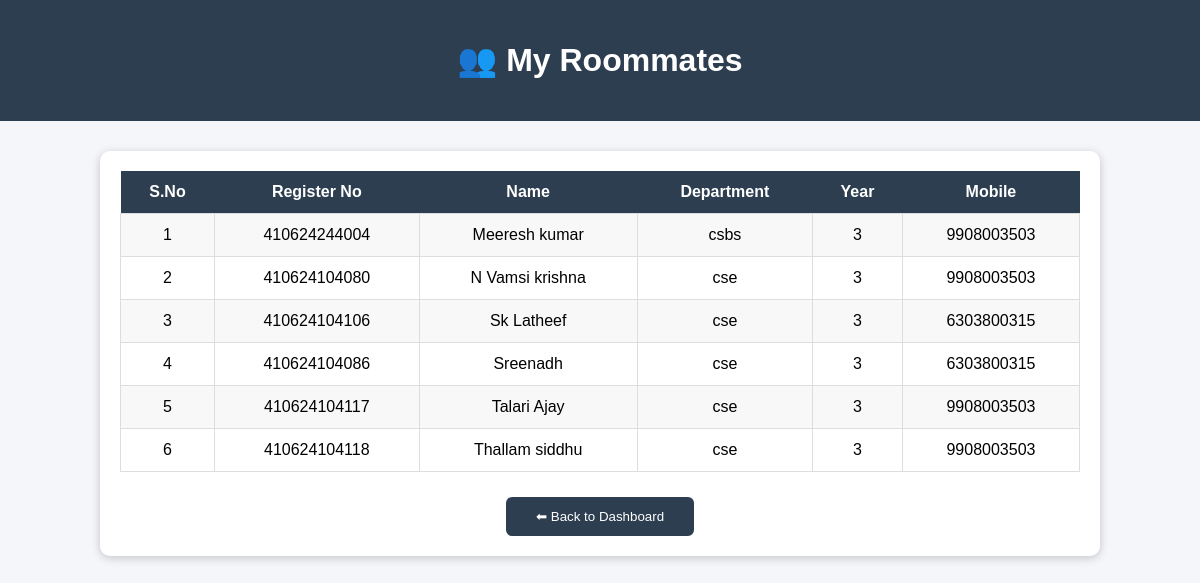
The app's page /student/roommates (signed in) with its own data.
### tables this page shows
CREATE TABLE students(
    id INTEGER PRIMARY KEY AUTOINCREMENT,

    college_code TEXT NOT NULL,

    register_no TEXT NOT NULL,

    student_name TEXT NOT NULL,

    department TEXT NOT NULL,

    year TEXT NOT NULL,

    gender TEXT NOT NULL,

    mobile TEXT NOT NULL,

    password TEXT NOT NULL,

    room_id INTEGER,

    FOREIGN KEY(college_code)
    REFERENCES colleges(college_code)
    ON DELETE CASCADE,

    FOREIGN KEY(room_id)
    REFERENCES rooms(id)
    ON DELETE SET NULL,

    UNIQUE(college_code, register_no)
);

### app.py (the view)
@app.route("/student/roommates")
def student_roommates():
    if "student_id" not in session:
        return redirect(url_for("student_login"))
    conn = sqlite3.connect("hostel.db")
    cursor = conn.cursor()
    cursor.execute("""
    SELECT room_id
    FROM students
    WHERE id=?
    """, (session["student_id"],))
    result = cursor.fetchone()
    if not result or result[0] is None:
        conn.close()
        return render_template("roommates.html", roommates=[])
    room_id = result[0]
    cursor.execute("""
    SELECT
        register_no,
        student_name,
        department,
        year,
        mobile
    FROM students
    WHERE room_id=?
    ORDER BY student_name
    """, (room_id,))
    roommates = cursor.fetchall()
    conn.close()
    return render_template(
        "roommates.html",
        roommates=roommates
    )

### templates/roommates.html (shortened to what this page needs)
<!DOCTYPE html>
<html>
<head>
</head>
<body>
<div class="header">
<h1>👥 My Roommates</h1>
</div>
<div class="container">
<div class="card">
{% if roommates %}
<table>
<tr>
<th>S.No</th>
<th>Register No</th>
<th>Name</th>
<th>Department</th>
<th>Year</th>
<th>Mobile</th>
</tr>
{% for student in roommates %}
<tr>
<td>{{ loop.index }}</td>
<td>{{ student[0] }}</td>
<td>{{ student[1] }}</td>
<td>{{ student[2] }}</td>
<td>{{ student[3] }}</td>
<td>{{ student[4] }}</td>
</tr>
{% endfor %}
</table>
{% else %}
<h3 align="center">
No roommates found.
</h3>
{% endif %}
<div class="back">
<a href="/student/dashboard">
<button>
⬅ Back to Dashboard
</button>
</a>
</div>
</div>
</div>
</body>
</html>

### templates/roommates.html (style rules this page uses)
body { margin:0; font-family:Arial,sans-serif; background:#f4f6f9; }
.header { background:#2c3e50; color:white; text-align:center; padding:20px; }
.container { width:95%; max-width:1000px; margin:30px auto; }
.card { background:white; padding:20px; border-radius:10px; box-shadow:0 2px 10px rgba(0,0,0,.2); }
table { width:100%; border-collapse:collapse; }
th { background:#2c3e50; color:white; padding:12px; }
td { border:1px solid #ddd; padding:12px; text-align:center; }
tr:nth-child(even) { background:#f8f8f8; }
.back { text-align:center; margin-top:25px; }
.back button { background:#2c3e50; color:white; border:none; padding:12px 30px; border-radius:6px; cursor:pointer; }

### records on screen
students: register_no "410624244004", student_name "Meeresh kumar", department "csbs", year "3", mobile "9908003503"
students: register_no "410624104080", student_name "N Vamsi krishna", department "cse", year "3", mobile "9908003503"
students: register_no "410624104106", student_name "Sk Latheef", department "cse", year "3", mobile "6303800315"
students: register_no "410624104086", student_name "Sreenadh", department "cse", year "3", mobile "6303800315"
students: register_no "410624104117", student_name "Talari Ajay", department "cse", year "3", mobile "9908003503"
students: register_no "410624104118", student_name "Thallam siddhu", department "cse", year "3", mobile "9908003503"
